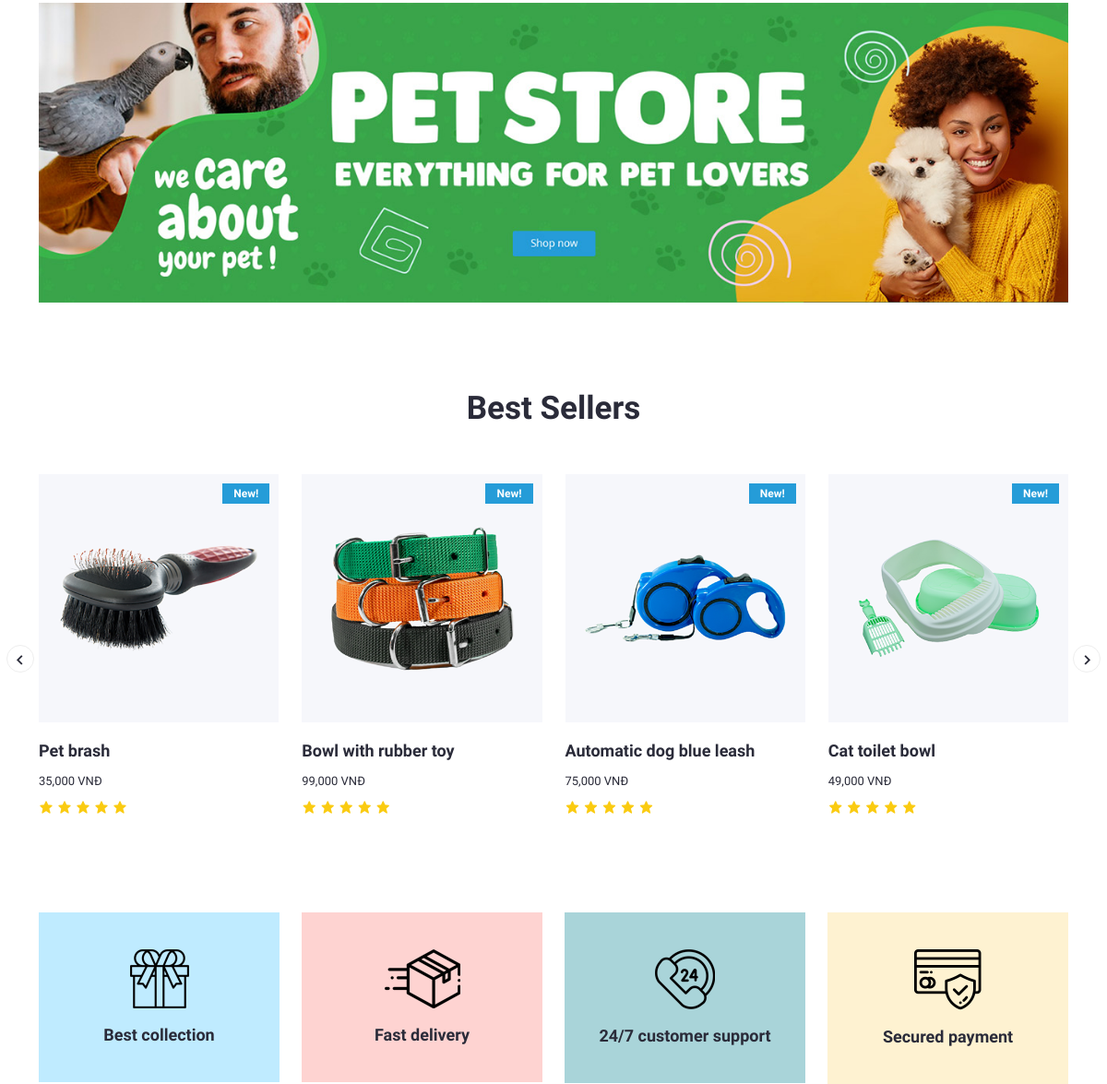
Page /home.php (middle part) on the earlier database version.
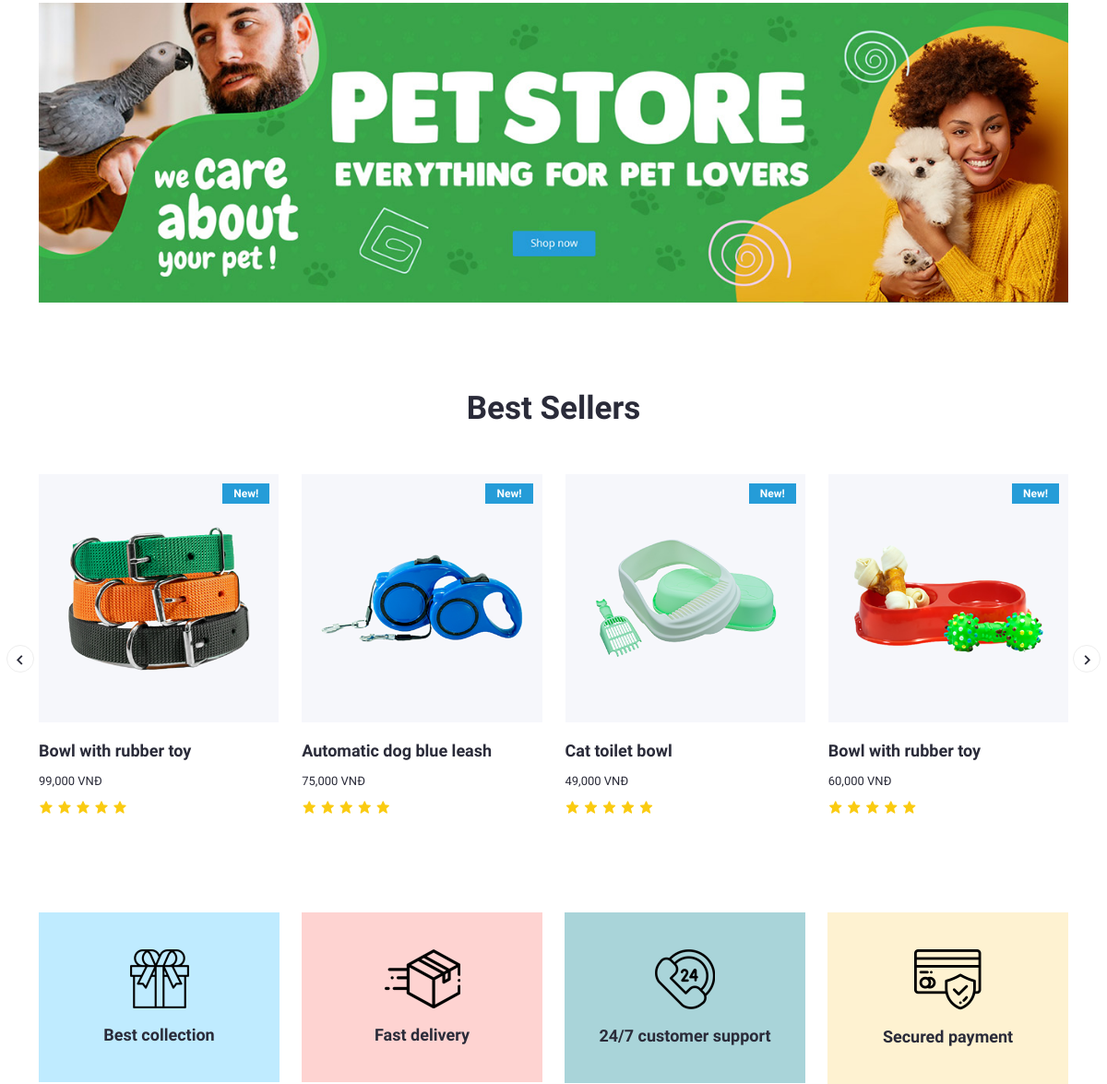
Same page on the later database version.
### tables this page shows
CREATE TABLE `san_pham` (
  `ma_sp` varchar(11) NOT NULL,
  `ma_loai_sp` varchar(11) NOT NULL,
  `ten_sp` varchar(50) NOT NULL,
  `hinh_anh` varchar(255) NOT NULL,
  `so_luong` int(11) DEFAULT 0,
  `gia_ban` int(11) DEFAULT 0,
  `thong_tin_them` varchar(500) NOT NULL,
  `trang_thai_sp` tinyint(2) NOT NULL DEFAULT 1
);

### templates/layout.php (called while the page is built)
<?php
include_once ("head.php");
include_once ("header.php");
include_once ("content.php");
include_once ("footer.php");
?>

### controllers/c_home.php (called while the page is built, shortened)
<?php
include ("models/m_product.php");
class c_home {
    public function home() {
        $item_per_page = 6;
        $offset = 0;
        $m_product = new m_product();
        $product = $m_product->read_product_by_page($item_per_page, $offset);
        include_once ("templates/layout.php");
    }
}
?>

### home.php (called while the page is built)
<?php
include ("controllers/c_home.php");
$c_home = new c_home();
$c_home->home();
?>

### models/database.php (called while the page is built, shortened)
<?php
class database{
    protected $pdo = NULL;
    protected $sql = '';
    public function __construct() {
        try
        {
            $this->pdo = new PDO("mysql:host=".DB_HOST."; dbname=".DB_NAME,DB_USER,DB_PWD);
            $this->pdo->query('set names "utf8"');
        }
        catch(PDOException $ex )
        {
            die($ex->getMessage());
        }
    }
    public function setQuery($sql) {
        $this->sql = $sql;
    }
    public function execute($options=array()) {
        $this->sta = $this->pdo->prepare($this->sql);
        $this->sta->execute();
        return $this->sta;
    }
    public function loadAllRows($options=array()) {
        if(!$options) {
            if(!$result = $this->execute())
                return false;
        }
        else {
            if(!$result = $this->execute($options))
                return false;
        }
        return $result->fetchAll(PDO::FETCH_OBJ);
    }
}
?>

### models/m_product.php (called while the page is built, shortened)
<?php
require_once ("database.php");
class m_product extends database {
    public  function read_product_by_page($item_per_page,$offset) {
        $sql = "SELECT * FROM san_pham LIMIT $item_per_page OFFSET $offset ";
        return $this->loadAllRows();
    }
}
?>

### views/home/v_home.php (the view, shortened to what this page needs)
<div class="offer-area pb-75">
    <div class="container">
        <div class="single-offer-box">
            <a href="shop.php" class="d-block">
                <img src="public/patoi/assets/img/offer/offer8.jpg" alt="offer-image">
            </a>
        </div>
    </div>
</div>
<div class="products-area pb-75">
    <div class="container">
        <div class="section-title">
            <h2>Best Sellers</h2>
        </div>
        <div class="products-slides owl-carousel owl-theme">
            <?php foreach ($product as $key=>$value) :?>
            <div class="single-products-box">
                <div class="image">
                    <a onclick="window.location.href='products_details.php?action=add1&&ma_sp=<?php echo $value->ma_sp;?>'" class="d-block">
                        <img src="public/patoi/assets/img/products/<?php echo $value->hinh_anh;?>" alt="products-image">
                    </a>
                    <div class="new">New!</div>
                </div>
                <div class="content">
                    <h3><a href="products-details.php"><?php echo $value->ten_sp;?></a></h3>
                    <div class="price">
                        <span class="new-price"><?php echo number_format($value->gia_ban);?> VNĐ</span>
                    </div>
                    <div class="rating">
                        <i class='bx bxs-star'></i>
                        <i class='bx bxs-star'></i>
                        <i class='bx bxs-star'></i>
                        <i class='bx bxs-star'></i>
                        <i class='bx bxs-star'></i>
                    </div>
                </div>
            </div>
            <?php endforeach;?>
        </div>
    </div>
</div>
<div class="facility-area pb-75">
    <div class="container">
        <div class="row">
            <div class="col-lg-3 col-md-6 col-sm-6 col-6">
                <div class="facility-box">
                    <img src="public/patoi/assets/img/icon/icon1.png" alt="icon">
                    <h3>Best collection</h3>
                </div>
            </div>
            <div class="col-lg-3 col-md-6 col-sm-6 col-6">
                <div class="facility-box bg-fed3d1">
                    <img src="public/patoi/assets/img/icon/icon2.png" alt="icon">
                    <h3>Fast delivery</h3>
                </div>
            </div>
            <div class="col-lg-3 col-md-6 col-sm-6 col-6">
                <div class="facility-box bg-a9d4d9">
                    <img src="public/patoi/assets/img/icon/icon3.png" alt="icon">
                    <h3>24/7 customer support</h3>
                </div>
            </div>
            <div class="col-lg-3 col-md-6 col-sm-6 col-6">
                <div class="facility-box bg-fef2d1">
                    <img src="public/patoi/assets/img/icon/icon4.png" alt="icon">
                    <h3>Secured payment</h3>
                </div>
            </div>
        </div>
    </div>
</div>

Differences in the rows shown:
removed san_pham: hinh_anh (picture), ten_sp "Pet brash", gia_ban "35,000"
now on this page (row edited): san_pham: hinh_anh (picture), ten_sp "Bowl with rubber toy", gia_ban "60,000"
